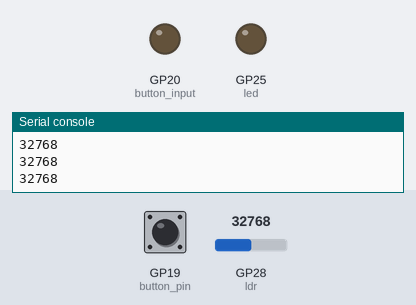
Bench run of a program on a simulated Raspberry Pi Pico running MicroPython. Shown: output pins drawn as LEDs (lit = HIGH), the last lines printed to the serial console. The inputs (shaded band) are chosen by the test bench; at power-on: GP28 (ldr) = 32768, GP19 (button_pin) LOW (analog values on the 0–65535 scale). Random numbers come from a fixed seed; the MP3 player is not drawn.

Above: at 1.2 s.
1.3 s: GP28 (ldr) set to 15568
2.8 s: GP28 (ldr) set to 14320
At 4.2 s:
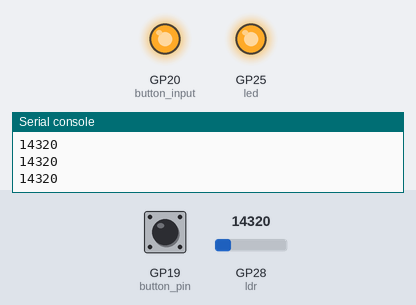
4.5 s: GP28 (ldr) set to 15655
At 5.5 s:
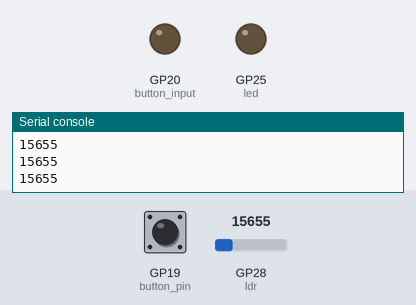
6.0 s: GP28 (ldr) set to 14345
At 6.7 s:
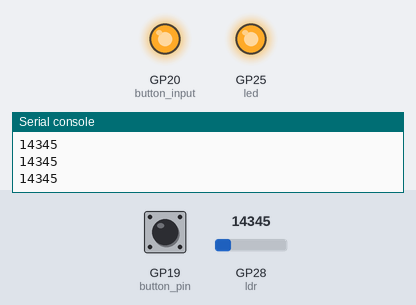
Timing chart, 0 to 8.5 s (numbered marks = the images above; inputs shaded):
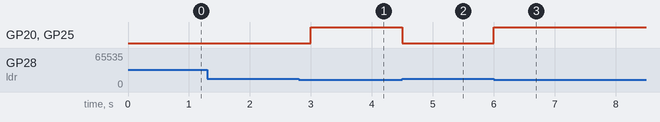

The program:

test5.py
```python
from picodfplayer import DFPlayer
from time import sleep, ticks_ms
from machine import Pin, ADC, Timer
from sys import exit
from random import randint

#
#C:\...\DATA                     SD Card
#├───dice                        ├───02
#│       dice_1_de.mp3           │     001.mp3
#│       dice_2_de.mp3           │     002.mp3
#│       dice_3_de.mp3           │     003.mp3
#│       dice_4_de.mp3           │     004.mp3
#│       dice_5_de.mp3           │     005.mp3
#│       dice_6_de.mp3           │     006.mp3
#│                               │
#└───motivation                  └───01
#        motivation_1_de.mp3           001.mp3
#        motivation_2_de.mp3           002.mp3
#        motivation_3_de.mp3           003.mp3
#        motivation_4_de.mp3           004.mp3
#        motivation_5_de.mp3           005.mp3
#        motivation_6_de.mp3           006.mp3
#        motivation_7_de.mp3           007.mp3

# try picozero
#https://pypi.org/project/picozero/
#from picozero import Button

#https://forums.raspberrypi.com/viewtopic.php?t=373972
ldr = ADC(2)
#button_pin = Pin(19, Pin.IN, Pin.PULL_UP)
#button_pin = Pin(19, Pin.IN, Pin.PULL_DOWN)

#for i in range(100):
#    print(button_pin.value())
#    sleep(0.5)
#exit()


player = DFPlayer(0, 16, 17, 18)
busy_pin = Pin(18, Pin.IN)
led = Pin("LED", Pin.OUT)

flag=0
debounce=500
delta=0
#button_pin = Pin(19, Pin.IN, Pin.PULL_UP)
button_pin = Pin(19, Pin.IN, Pin.PULL_DOWN)
button_input = Pin(20, Pin.OUT)
button_input.value(0)

count=0

def callback(pin):
    global flag, delta
    if (ticks_ms()-delta) > debounce:
        flag= 1
        delta=ticks_ms()

button_pin.irq(trigger=Pin.IRQ_FALLING, handler=callback)

def measure_light(timer):
    read = ldr.read_u16()
    print(read)
    if read < 15000:
        led.on()
        button_input.value(1)
    else:
        led.off()
        button_input.value(0)

timer = Timer(period=250, mode=Timer.PERIODIC, callback=measure_light)

dice_mode = button_pin.value()

while True:
    if flag == 1:
        #print("play")
        if dice_mode:
            player.playTrack(2,randint(1,6))
        else:
            player.playTrack(1,randint(1,7))
        sleep(1)
        while not bool(busy_pin.value()):
            sleep(0.1)
        flag = 0
```

Measured:
- the behaviour switches between 15008 and 14992 on GP28 (ldr) (found by bisection; images 0 and 1)
- after the input at 2.8 s, GP20 (button_input), GP25 (led): LOW → HIGH after 0.20 s
- after the input at 4.5 s, GP20 (button_input), GP25 (led): HIGH → LOW at once
- after the input at 6.0 s, GP20 (button_input), GP25 (led): LOW → HIGH at once
